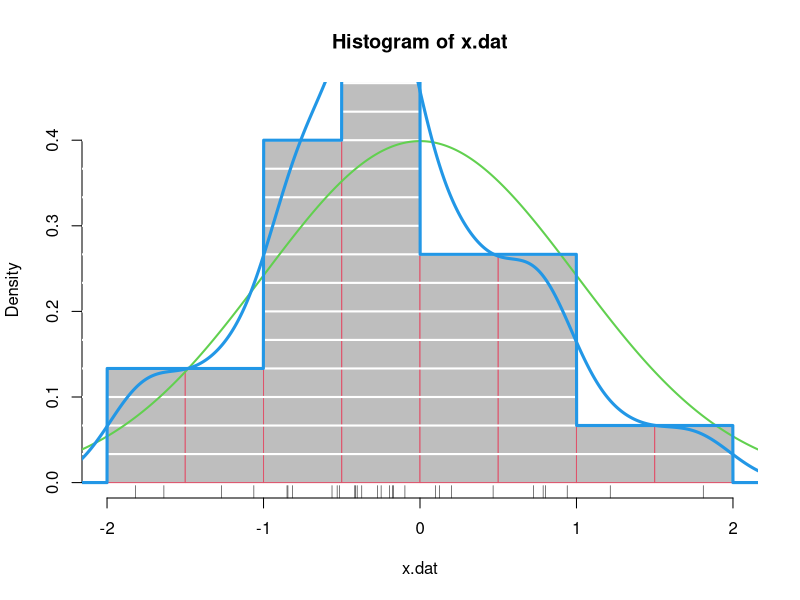

Source code (R):
## ---- chunk 1
knitr::opts_chunk$set(echo = TRUE)
## ---- chunk 2

#creat a  box function (part three)---------------------------------

mybox <- function(xpoint, data_size, xrange, bin_width)
  {
    min_bound=xpoint-bin_width/2
    max_bound=xpoint+bin_width/2-0.000001
  outvec <- 1/data_size * dunif(xrange,min_bound,max_bound)
  return(outvec)
}

#creat a  nurmal function (part five)-----------------------------
mybump <- function(xpoint, data_size, xrange, bin_width)
{
  outvec <- 1/data_size * dnorm(xrange, xpoint,bin_width/2)
  return(outvec)
}

# creat a  hist function (part three)-----------------------------

Myhist_unif<-function(Mydata, xrange, binwidth) {

  histbox <- rep(0, length(xrange))
  datasize=length(Mydata)
  for(k in 1:datasize){
    bin_x_number=floor((Mydata[k]-xrange[1])/binwidth)
    boxk <- mybox(xrange[1]+(bin_x_number+0.5)*binwidth, datasize, xrange, binwidth-0.0000005)
   histbox <- histbox + boxk
  }
   for(k in 1: length(xrange)) {
     if (k>1 & k<length(xrange)) {
       if (histbox[k]==0 & histbox[k-1]!=0 & histbox[k+1]!=0) {
         histbox[k]=(histbox[k-1]+histbox[k+1])/2
       }
     }
  }
  return(histbox)
}

# creat a  hist function for (part five)----------------------

Myhist_norm<-function(Mydata, xrange, binwidth) {
  
  histbox <- rep(0, length(xrange))
  datasize=length(Mydata)
  for(k in 1:datasize){
    bin_x_number=floor((Mydata[k]-xrange[1])/binwidth)
    boxk <- mybump(xrange[1]+(bin_x_number+0.5)*binwidth, datasize, xrange, binwidth)
    histbox <- histbox + boxk
  }
  for(k in 1: length(xrange)) {
    if (k>1 & k<length(xrange)) {
      if (histbox[k]==0 & histbox[k-1]!=0 & histbox[k+1]!=0) {
        histbox[k]=(histbox[k-1]+histbox[k+1])/2
      }
    }
  }
  return(histbox)
}


#define the number of random samples
data.size=30


#define the bin width-------------------------------------------------
bin.width=0.5
#right bin width
#bin.width=0.5

#oversmoothed histogram
#bin.width=2.5

#undersmoothed histogram
#bin.width=0.05

#generate a data vector
x.dat <- sort(rnorm(data.size))

#generate a vector for histogram------------------------------------
xVec <- seq(floor(x.dat[1])-1, ceiling(x.dat[data.size])+1, by= .001)

hist(x.dat, prob=T, col='grey', border=2, ylim = c(0, .45))
rug(x.dat)
abline(h=(1/data.size)*(1:data.size), col='white', lwd=2)
lines(xVec, dnorm(xVec), col=3, lwd=2)

#redefine bin width and bin number----------------------------------
xVec.min=min(xVec)
xVec.max=max(xVec)
xVec.length=xVec.max-xVec.min
bin.number=ceiling(xVec.length/bin.width)
bin.width.new=xVec.length/bin.number

hist.Ucurve=Myhist_unif(x.dat,xVec,bin.width.new)
lines(xVec, hist.Ucurve, col=4, lwd=3)

hist.Ncurve=Myhist_norm(x.dat,xVec,bin.width.new)
lines(xVec, hist.Ncurve, col=4, lwd=3)



